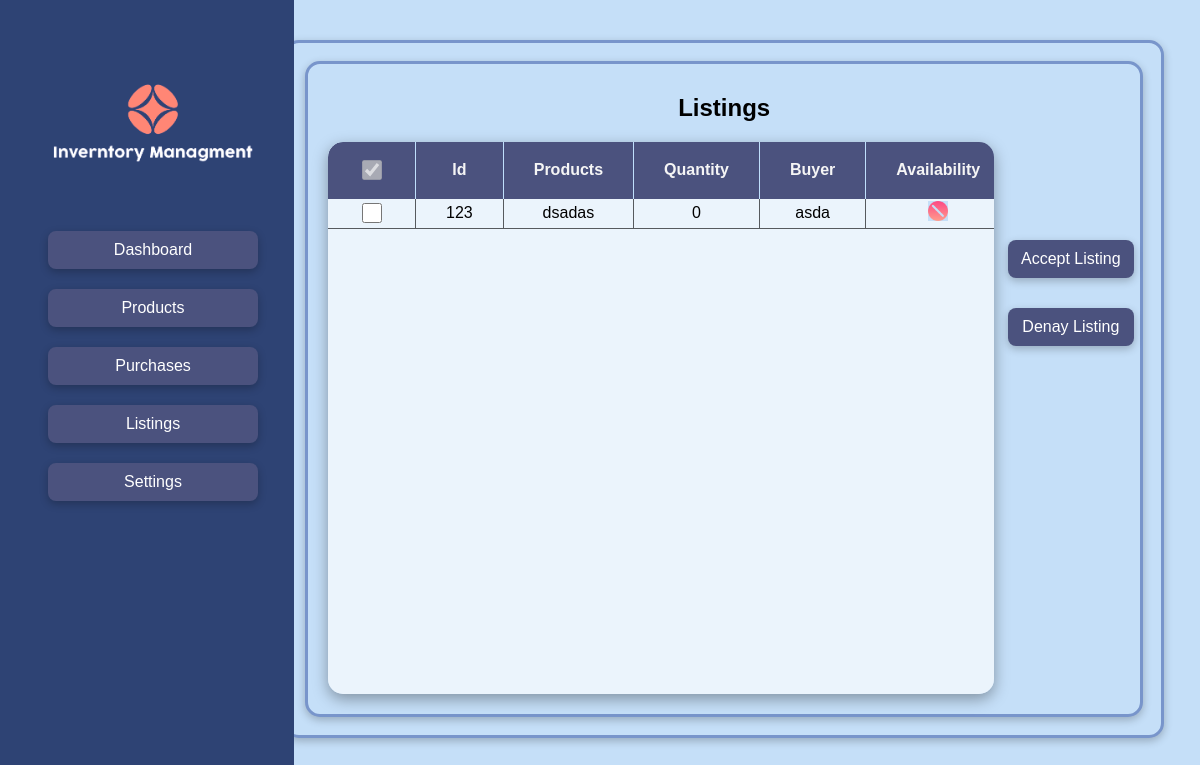
The page /listings on the database its author committed.
### tables this page shows
CREATE TABLE listings (id INTEGER, products TEXT, quantity TEXT, buyer TEXT, availability TEXT, price INTEGER);

### app.py (the view)
@app.route("/listings")
def listings():
    return render_template("listings.html",data = load("listings"))

### sql.py (called while the page is built)
def query(sql):
    with  sqlite3.connect("database.db") as conn:
        cur = conn.cursor()
        return cur.execute(sql)

def load(table_name):
        data = query(f"SELECT * FROM {table_name}")
        return [dict(zip([name[0] for name in data.description],i)) for i in data]

### templates/listings.html (shortened to what this page needs)
{% extends "base.html" %}
{% block content %}
<h2 style="text-align: center;">Listings</h2>
<div id="table_container">
<table class="table" style="width: 55.5vw;">
    <tr>
        <th style="border-top-left-radius: 15px;">
            <input type="checkbox" name="" id="" checked disabled>
        </th>
        <th>
            Id
        </th>
        <th>
            Products
        </th>
        <th>
            Quantity
        </th>
        <th>
            Buyer
        </th>
        <th>
            Availability
        </th>
    </tr>
    {% for product in data %}
    <tr>
        <td>
            <input type="checkbox" name={{product.id}} id="">
        </td>
        <td>
            {{ product.id }}
        </td>
        <td>
            {{ product.products }}
        </td>
        <td>
            {{ product.quantity }}
        </td>
        <td>
            {{ product.buyer }}
        </td>
        <td>
            {% if product.quantity|int > 0 %}
            <img src="/static/available.png" alt="" width="20px">
            {% else %}
            <img src="/static/unavailable.png" alt="" width="20px">
            {% endif %}
        </td>
    </tr>
    {% endfor %}
</table>
</div>
<div id="purchases-buttons">
    <a href="" class="button">Accept Listing</a>
    <a href="" class="button">Denay Listing</a>
</div>
{% endblock %}

### static/style.css (style rules this page uses)
* { font-family: Arial, Helvetica, sans-serif; background-color: #C5DFF8 ; }
.button { color: white; text-decoration: none; margin-left: 4vw; background-color: #4B527E; border-radius: 8px; padding-top: 10px; padding-bottom: 10px; padding-left: 35px; padding-right: 35px; text-align: center; box-shadow: rgba(0, 0, 0, 0.24) 0px 3px 8px; }
.table { text-align: center; border-collapse:collapse; height: 69vh; overflow-y: scroll; display: block; border-radius: 15px; width: 53.5vw; background-color: #ebf4fc; box-shadow: rgba(0, 0, 0, 0.35) 0px 5px 15px; margin-left: 10px; margin-bottom: 10px; }
th { height: 55px; border-right: 1px solid #bfdffc; background-color: #4B527E; color: whitesmoke; position: sticky; top: 0 }
td { border-right: 1px solid #565a5e; border-bottom:1px solid #565a5e; ; background-color: #ebf4fc; }
input[type="checkbox"] { width: 20px; height: 20px; }
th,td { padding-right: 30px; padding-left: 30px; }
#purchases-buttons { display: flex; flex-direction: column; gap: 30px; background: none; position: absolute; left: 80vw; top: 30vh; }
#purchases-buttons .button { padding-left: 13px; padding-right: 13px; }

### rows shown on the page
listings: id "123", products "dsadas", quantity "0", buyer "asda"
